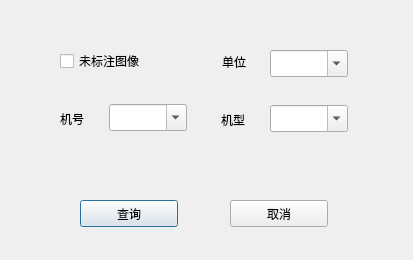
<?xml version="1.0" encoding="UTF-8"?>
<ui version="4.0">
 <class>SimplifiedSearch</class>
 <widget class="QDialog" name="SimplifiedSearch">
  <property name="geometry">
   <rect>
    <x>0</x>
    <y>0</y>
    <width>413</width>
    <height>260</height>
   </rect>
  </property>
  <property name="windowTitle">
   <string>简易查询</string>
  </property>
  <widget class="QCheckBox" name="_checkBoxUnLabelled">
   <property name="geometry">
    <rect>
     <x>60</x>
     <y>50</y>
     <width>97</width>
     <height>22</height>
    </rect>
   </property>
   <property name="text">
    <string>未标注图像</string>
   </property>
  </widget>
  <widget class="QPushButton" name="_buttonSearch">
   <property name="geometry">
    <rect>
     <x>80</x>
     <y>200</y>
     <width>98</width>
     <height>27</height>
    </rect>
   </property>
   <property name="text">
    <string>查询</string>
   </property>
  </widget>
  <widget class="QPushButton" name="_buttonCancel">
   <property name="geometry">
    <rect>
     <x>230</x>
     <y>200</y>
     <width>98</width>
     <height>27</height>
    </rect>
   </property>
   <property name="text">
    <string>取消</string>
   </property>
  </widget>
  <widget class="QComboBox" name="_comboBoxPlaneID">
   <property name="geometry">
    <rect>
     <x>109</x>
     <y>104</y>
     <width>78</width>
     <height>27</height>
    </rect>
   </property>
   <property name="editable">
    <bool>true</bool>
   </property>
  </widget>
  <widget class="QLabel" name="label">
   <property name="geometry">
    <rect>
     <x>60</x>
     <y>110</y>
     <width>41</width>
     <height>17</height>
    </rect>
   </property>
   <property name="text">
    <string>机号</string>
   </property>
  </widget>
  <widget class="QLabel" name="label_2">
   <property name="geometry">
    <rect>
     <x>221</x>
     <y>111</y>
     <width>41</width>
     <height>17</height>
    </rect>
   </property>
   <property name="text">
    <string>机型</string>
   </property>
  </widget>
  <widget class="QComboBox" name="_comboBoxPlaneType">
   <property name="geometry">
    <rect>
     <x>270</x>
     <y>105</y>
     <width>78</width>
     <height>27</height>
    </rect>
   </property>
   <property name="editable">
    <bool>true</bool>
   </property>
  </widget>
  <widget class="QLabel" name="label_3">
   <property name="geometry">
    <rect>
     <x>222</x>
     <y>53</y>
     <width>31</width>
     <height>17</height>
    </rect>
   </property>
   <property name="text">
    <string>单位</string>
   </property>
  </widget>
  <widget class="QComboBox" name="_comboBoxUnit">
   <property name="geometry">
    <rect>
     <x>270</x>
     <y>50</y>
     <width>78</width>
     <height>27</height>
    </rect>
   </property>
   <property name="editable">
    <bool>true</bool>
   </property>
  </widget>
 </widget>
 <resources/>
 <connections/>
</ui>
